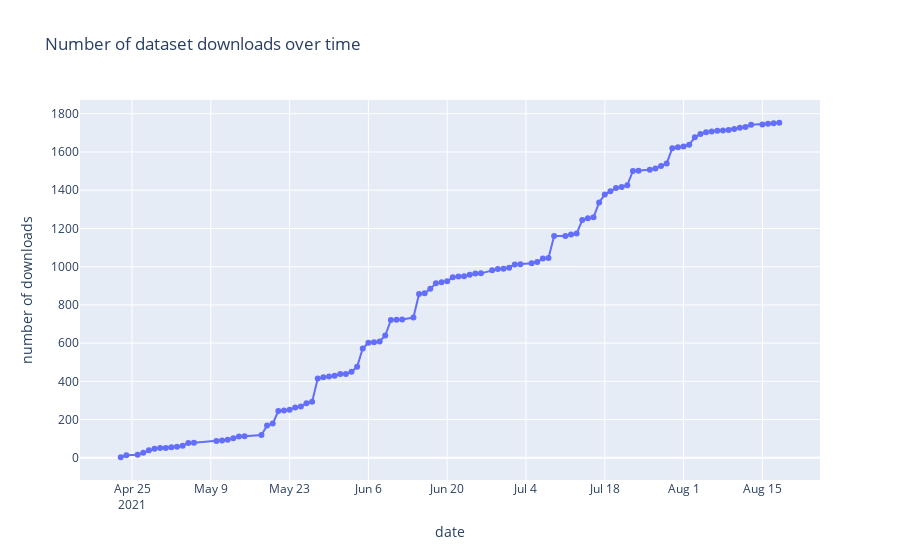

The cell this chart's notebook holds for it:
### Code cell
downloads_over_time = downloads[['download_dt', 'count']].groupby(['download_dt']).sum().reset_index()
downloads_over_time['cum_downloads'] = downloads_over_time['count'].cumsum()

fig = go.Figure(go.Scatter(
    mode = "lines+markers",
    x = downloads_over_time['download_dt'].tolist(),
    y = downloads_over_time['cum_downloads'].tolist()
    ))

fig.update_layout(
    title="Number of dataset downloads over time",
    xaxis_title="date",
    yaxis_title="number of downloads"
)
             
fig.show()
